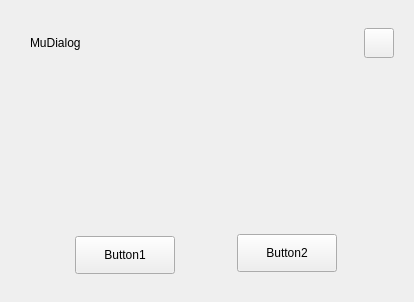
<?xml version="1.0" encoding="UTF-8"?>
<ui version="4.0">
 <class>MuDialogUI</class>
 <widget class="QWidget" name="MuDialogUI">
  <property name="geometry">
   <rect>
    <x>0</x>
    <y>0</y>
    <width>414</width>
    <height>302</height>
   </rect>
  </property>
  <property name="windowTitle">
   <string>Form</string>
  </property>
  <property name="styleSheet">
   <string notr="true"/>
  </property>
  <layout class="QVBoxLayout" name="verticalLayout">
   <property name="leftMargin">
    <number>10</number>
   </property>
   <property name="topMargin">
    <number>10</number>
   </property>
   <property name="rightMargin">
    <number>10</number>
   </property>
   <property name="bottomMargin">
    <number>10</number>
   </property>
   <item>
    <widget class="MuBaseWidget" name="dlgCentralWidget" native="true">
     <property name="styleSheet">
      <string notr="true"/>
     </property>
     <layout class="QVBoxLayout" name="verticalLayout_2">
      <property name="spacing">
       <number>0</number>
      </property>
      <property name="leftMargin">
       <number>0</number>
      </property>
      <property name="topMargin">
       <number>1</number>
      </property>
      <property name="rightMargin">
       <number>1</number>
      </property>
      <property name="bottomMargin">
       <number>1</number>
      </property>
      <item>
       <widget class="MuDialogTitleWidget" name="dlgTitleWidget" native="true">
        <property name="minimumSize">
         <size>
          <width>0</width>
          <height>65</height>
         </size>
        </property>
        <property name="maximumSize">
         <size>
          <width>16777215</width>
          <height>65</height>
         </size>
        </property>
        <layout class="QHBoxLayout" name="horizontalLayout">
         <property name="leftMargin">
          <number>20</number>
         </property>
         <item>
          <widget class="QLabel" name="dlgTitleLb">
           <property name="minimumSize">
            <size>
             <width>0</width>
             <height>40</height>
            </size>
           </property>
           <property name="maximumSize">
            <size>
             <width>16777215</width>
             <height>40</height>
            </size>
           </property>
           <property name="styleSheet">
            <string notr="true"/>
           </property>
           <property name="text">
            <string>MuDialog</string>
           </property>
          </widget>
         </item>
         <item>
          <widget class="MuDialogCloseButton" name="dlgCloseBtn">
           <property name="minimumSize">
            <size>
             <width>30</width>
             <height>30</height>
            </size>
           </property>
           <property name="maximumSize">
            <size>
             <width>30</width>
             <height>30</height>
            </size>
           </property>
           <property name="text">
            <string/>
           </property>
          </widget>
         </item>
        </layout>
       </widget>
      </item>
      <item>
       <widget class="QWidget" name="dlgMainWidget" native="true"/>
      </item>
      <item>
       <widget class="QWidget" name="dlgBottomWidget" native="true">
        <property name="minimumSize">
         <size>
          <width>0</width>
          <height>75</height>
         </size>
        </property>
        <property name="maximumSize">
         <size>
          <width>16777215</width>
          <height>75</height>
         </size>
        </property>
        <layout class="QHBoxLayout" name="horizontalLayout_2">
         <item>
          <widget class="QPushButton" name="dlgButton1">
           <property name="minimumSize">
            <size>
             <width>100</width>
             <height>38</height>
            </size>
           </property>
           <property name="maximumSize">
            <size>
             <width>100</width>
             <height>35</height>
            </size>
           </property>
           <property name="text">
            <string>Button1</string>
           </property>
          </widget>
         </item>
         <item>
          <widget class="QPushButton" name="dlgButton2">
           <property name="minimumSize">
            <size>
             <width>100</width>
             <height>38</height>
            </size>
           </property>
           <property name="maximumSize">
            <size>
             <width>100</width>
             <height>38</height>
            </size>
           </property>
           <property name="text">
            <string>Button2</string>
           </property>
          </widget>
         </item>
        </layout>
       </widget>
      </item>
     </layout>
    </widget>
   </item>
  </layout>
 </widget>
 <customwidgets>
  <customwidget>
   <class>MuBaseWidget</class>
   <extends>QWidget</extends>
   <header>MuBaseWidget.h</header>
   <container>1</container>
  </customwidget>
  <customwidget>
   <class>MuDialogTitleWidget</class>
   <extends>QWidget</extends>
   <header>MuDialogUI.h</header>
   <container>1</container>
  </customwidget>
  <customwidget>
   <class>MuDialogCloseButton</class>
   <extends>QPushButton</extends>
   <header>MuDialogUI.h</header>
  </customwidget>
 </customwidgets>
 <resources/>
 <connections/>
</ui>
